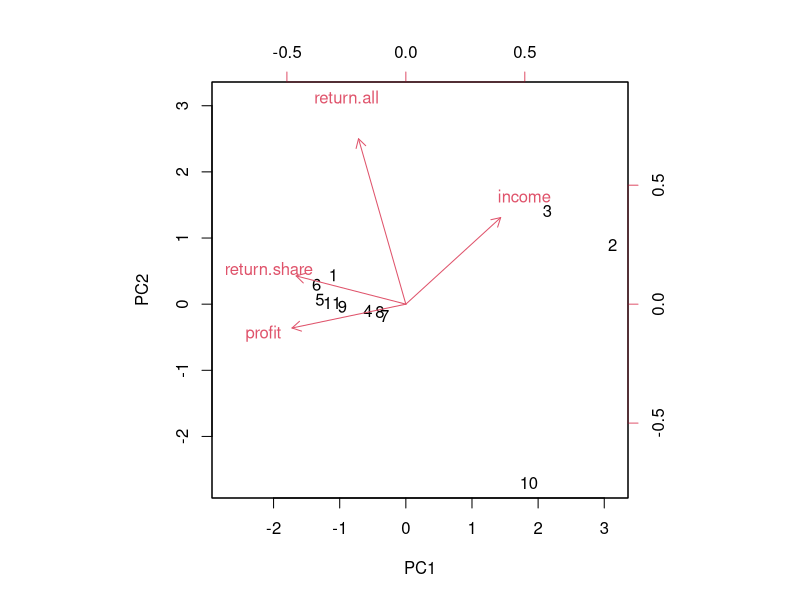

Reproduce this figure in R.
######################
#主成分分析法，以求出财报中最好的股票
library(psych)
library(tidyverse)
x<-read.csv("factors.csv")
# 获取企业名称
names<-return.share<-x[[1]]
return.share<-x[[2]]
return.all<-x[[8]]
income<-x[[9]]
profit<-x[[10]]
df<-data.frame(
           return.all,income,profit,return.share
           )
#calculate principal components
results <- prcomp(df, scale = TRUE)
biplot(results, scale = 0)

# 旋转成分矩阵
results$rotation <- -1*results$rotation
# 进行检验，KMO需要一直减到大于0.6
kt<-KMO(df)
bt<-bartlett.test(df)
# 旋转
print(results$rotation)
# 获取主成分得分
f <- -1*results$x
total<-f[,1]*63.22/89.25+f[,2]*26.03/89.25
# 取PC1和PC2作为主因子
rank<-data.frame(
  names=names,
  PC1=f[,1],
  PC2=f[,2],
  total
)
# 根据条件进行排序
print(rank[order(-rank$PC1),])
var_explained<-results$sdev^2 / sum(results$sdev^2)
qp<-qplot(c(1:9), var_explained) + 
  geom_line() + 
  xlab("Principal Component") + 
  ylab("Variance Explained") +
  ggtitle("Scree Plot") +
  ylim(0, 1)
